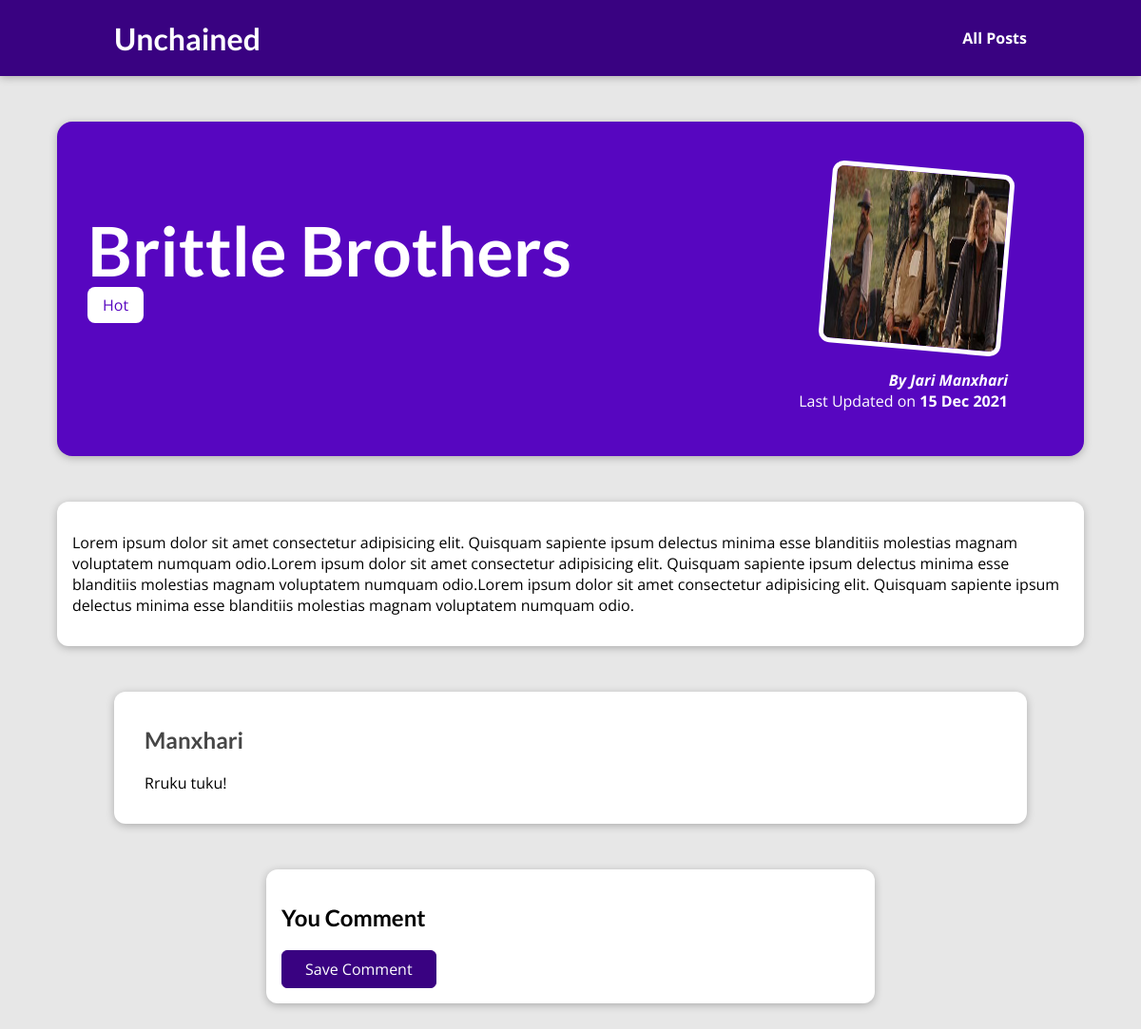
The page /posts/the-brittle-brothers on the database its author committed.
### blog/models.py (models this page shows, shortened)
class Post(models.Model):
    title = models.CharField(max_length=150)
    excerpt = models.CharField(max_length=200)
    image = models.ImageField(upload_to="posts", null=True)
    date = models.DateField(auto_now=True)
    slug = models.SlugField(unique=True)
    content = models.TextField(
        validators=[MinLengthValidator(10)])
    author = models.ForeignKey(
        Author, on_delete=models.SET_NULL, null=True, related_name="posts")
    tags = models.ManyToManyField(Tag)

class Tag(models.Model):
    caption = models.CharField(max_length=20)

class Author(models.Model):
    first_name = models.CharField(max_length=100)
    last_name = models.CharField(max_length=100)
    email_address = models.EmailField()
    def __str__(self) -> str:
        return f"{self.first_name} {self.last_name}"

class Comment(models.Model):
    user_name = models.CharField(max_length=120)
    user_email = models.EmailField()
    text = models.TextField(max_length=400)
    post = models.ForeignKey(
        Post, on_delete=models.CASCADE, related_name="comments")

### blog/views.py (the view, shortened to what this page needs)
# urls.py: path("posts/<slug:slug>", views.SinglePostView.as_view(),
class SinglePostView(View):
    def get(self, request, slug):
        post = Post.objects.get(slug=slug)
        context = {
            "post": post,
            "post_tags": post.tags.all(),
            "comment_from": CommentForm(),
            "comments": post.comments.all().order_by("-id")
        }
        return render(request, "blog/post-detail.html", context)

### blog/templates/blog/post-detail.html (shortened to what this page needs)
{% extends "base.html" %}
{% load static %}
{% block css_files %}
  <link rel="stylesheet" href="{% static "blog/post-details.css" %}">
{% endblock %}
{% block content %}
  <section id="summary">
    <h2>{{ post.title }}</h2>
    <div>
      {% for tag in post_tags %}
        <span class="tag">{{ tag.caption }}</span>
      {% endfor %}
    </div>
    <article>
      <img src="{{ post.image.url }}" alt="{{ post.title }}">
      <address>By <a href="mailto:{{ post.author.email_address }}">{{ post.author }}</a></address>
      <div>
        Last Updated on <time>{{ post.date|date:"d M Y" }}</time>
      </div>
    </article>
  </section>
  <main>
   {{ post.content|linebreaks  }}
  </main>
  <section id="comments">
    <ul>
      {% for comment in comments %}
        <li>
          <h2>{{ comment.user_name }}</h2>
          <p>{{ comment.text|linebreaks }}</p>
        </li>
      {% endfor %}
    </ul>
  </section>
  <section  id="comment-form">
    <h2>You Comment</h2>
    <form action="{% url "post-detail-page" post.id %}" method="POST">
      <button>Save Comment</button>
    </form>
  </section>
{% endblock %}

### templates/base.html (shortened to what this page needs)
{% load static %}
<!DOCTYPE html>
<html lang="en">
<head>
  <link rel="stylesheet" href="{% static "app.css" %}">
  {% block css_files %}{% endblock %}
</head>
<body>
  <header id="main-navigation">
    <h1><a href="{% url "starting-page" %}">Unchained</a></h1>
    <nav><a href="{% url "posts-page" %}">All Posts</a></nav>
  </header>
  {% block content %}
  {% endblock %}
</body>
</html>

### static/app.css (style rules this page uses)
* { box-sizing: border-box; }
html { font-family: "Open Sans", "Lato", sans-serif; }
body { margin: 0; }
h1, h2, h3 { font-family: "Lato", sans-serif; font-weight: bold; }
#main-navigation { width: 100%; height: 5rem; display: flex; justify-content: space-between; align-items: center; padding: 0 10%; position: absolute; top: 0; left: 0; }
#main-navigation a { text-decoration: none; color: white; font-weight: bold; }

### blog/static/blog/post-details.css (style rules this page uses)
body { background-color: #e7e7e7; }
#main-navigation { background-color: #390281; box-shadow: 0 2px 8px rgba(0, 0, 0, 0.25); }
#summary { margin: 8rem auto 3rem auto; padding: 2rem; width: 90%; max-width: 90rem; border-radius: 16px; background-color: #5706c0; position: relative; box-shadow: 0 2px 8px rgba(0, 0, 0, 0.25); height: 22rem; }
#summary h2 { color: white; font-size: 4.5rem; margin-bottom: 0.25rem; }
#summary article { position: absolute; top: 2rem; right: 3rem; padding: 1rem 2rem; border-radius: 12px; text-align: right; color: white; }
#summary article img { width: 12rem; height: 12rem; border-radius: 12px; transform: rotateZ(5deg); border: 5px solid white; margin-bottom: 1rem; }
#summary address { font-weight: bold; }
#summary a { color: white; text-decoration: none; }
#summary time { font-weight: bold; }
main { width: 90%; max-width: 90rem; margin: 3rem auto; background-color: white; padding: 1rem; border-radius: 12px; box-shadow: 0 2px 8px rgba(0, 0, 0, 0.25); }
.tag { background-color: white; color: #5706c0; padding: 0.5rem 1rem; border-radius: 8px; }
#comment-form { margin: 3rem auto; width: 90%; max-width: 40rem; border-radius: 12px; background-color: white; box-shadow: 0 2px 8px rgba(0, 0, 0, 0.25); padding: 1rem; }
#comment-form button { font: inherit; background-color: #390281; color: white; border: 1px solid #390281; padding: 0.5rem 1.5rem; border-radius: 6px; cursor: pointer; }
#comments { margin: 3rem auto; width: 90%; max-width: 60rem; border-radius: 12px; background-color: white; box-shadow: 0 2px 8px rgba(0, 0, 0, 0.25); padding: 1rem 2rem; }
#comments ul { list-style: none; margin: 0; padding: 0; }
#comments li { margin-bottom: 1rem; border-bottom: 2px solid #ccc; }
#comments li:last-of-type { border-bottom: none; }
#comments h2 { color: #464646; }

### rows shown on the page
Post: title "Brittle Brothers", image (picture), author "Jari Manxhari", date "15 Dec 2021", content "Lorem ipsum dolor sit amet consectetur adipisicing elit. Quisquam sapiente ipsum delectus minima esse blanditiis molestias magnam voluptatem numquam odio.Lorem ipsum dolor sit amet consectetur adipisicing elit. Quisquam sapiente ipsum delectus minima esse blanditiis molestias magnam voluptatem numquam odio.Lorem ipsum dolor sit amet consectetur adipisicing elit. Quisquam sapiente ipsum delectus minima esse blanditiis molestias magnam voluptatem numquam odio."
Tag: caption "Hot"
Comment: user_name "Manxhari", text "Rruku tuku!"
